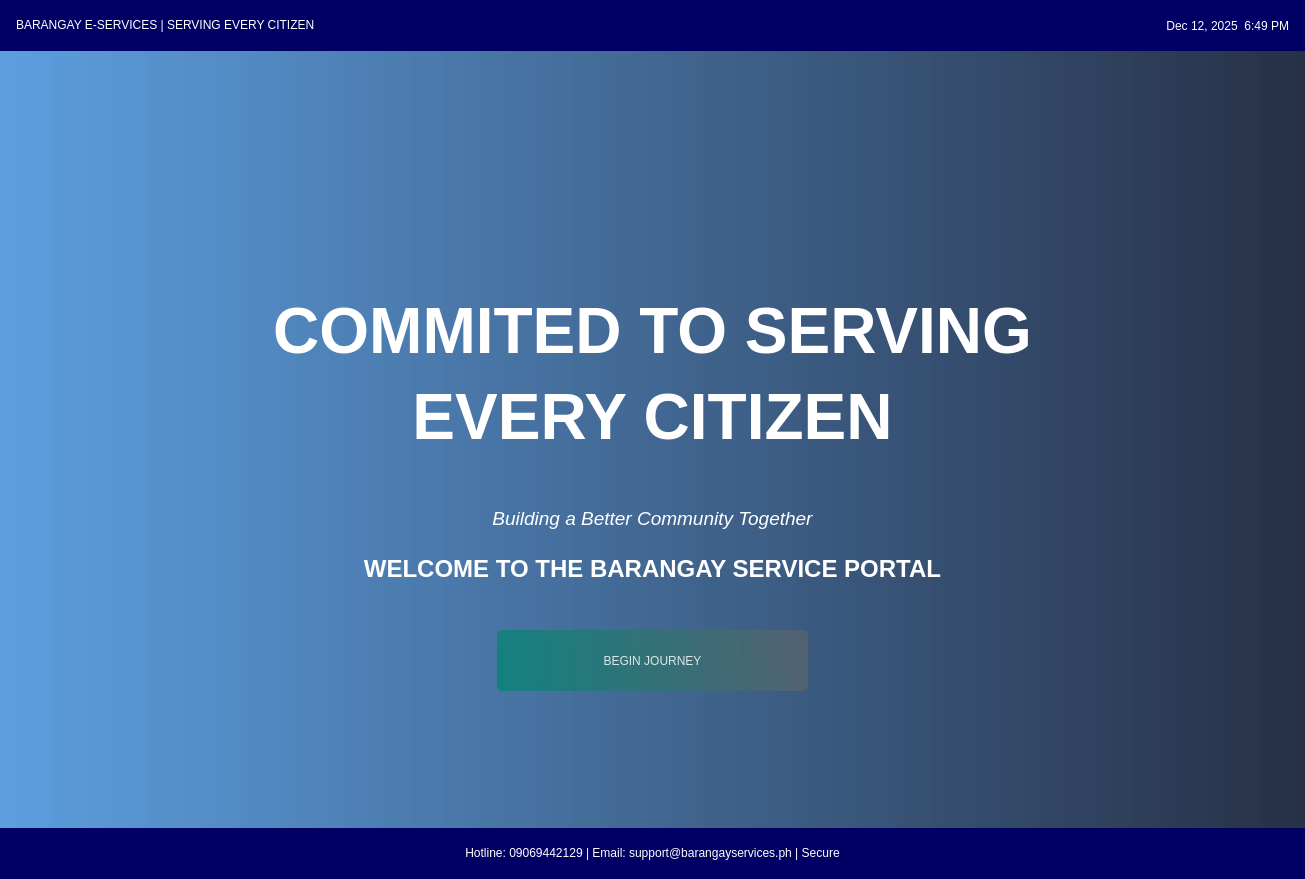
<?xml version="1.0" encoding="UTF-8"?>
<ui version="4.0">
 <class>Form</class>
 <widget class="QWidget" name="Form">
  <property name="geometry">
   <rect>
    <x>0</x>
    <y>0</y>
    <width>1305</width>
    <height>879</height>
   </rect>
  </property>
  <property name="windowTitle">
   <string>Form</string>
  </property>
  <property name="styleSheet">
   <string notr="true">background-color: rgb(0, 0, 100);</string>
  </property>
  <layout class="QVBoxLayout" name="verticalLayout">
   <property name="spacing">
    <number>0</number>
   </property>
   <property name="leftMargin">
    <number>0</number>
   </property>
   <property name="topMargin">
    <number>0</number>
   </property>
   <property name="rightMargin">
    <number>0</number>
   </property>
   <property name="bottomMargin">
    <number>0</number>
   </property>
   <item>
    <widget class="QWidget" name="widget" native="true">
     <property name="sizePolicy">
      <sizepolicy hsizetype="Expanding" vsizetype="Expanding">
       <horstretch>0</horstretch>
       <verstretch>0</verstretch>
      </sizepolicy>
     </property>
     <property name="styleSheet">
      <string notr="true">QPushButton#pushButton{
	background-color: qlineargradient(spread:pad, x1:0, y1:0.505682, x2:1, y2:0.477, stop:0 rgba(11, 131, 120, 219), stop:1 rgba(85, 98, 112, 226));
	color:rgba(255, 255, 255, 210);
	border-radius:5px;
}

QPushButton#pushButton:hover{
	background-color: qlineargradient(spread:pad, x1:0, y1:0.505682, x2:1, y2:0.477, stop:0 rgba(150, 123, 111, 219), stop:1 rgba(85, 81, 84, 226));
}

QPushButton#pushButton:pressed{
	padding-left:5px;
	padding-top:5px;
	background-color:rgba(150, 123, 111, 255);
}

QPushButton#pushButton_2, #pushButton_3, #pushButton_4, #pushButton_5{
	background-color: rgba(0, 0, 0, 0);
	color:rgba(85, 98, 112, 255);
}

QPushButton#pushButton_2:hover, #pushButton_3:hover, #pushButton_4:hover, #pushButton_5:hover{
	color: rgba(131, 96, 53, 255);
}

QPushButton#pushButton_2:pressed, #pushButton_3:pressed, #pushButton_4:pressed, #pushButton_5:pressed{
	padding-left:5px;
	padding-top:5px;
	color:rgba(91, 88, 53, 255);
}

</string>
     </property>
     <widget class="QLabel" name="label_5">
      <property name="geometry">
       <rect>
        <x>0</x>
        <y>0</y>
        <width>1305</width>
        <height>879</height>
       </rect>
      </property>
      <property name="styleSheet">
       <string notr="true">border-image: url(:/images/IMG_6115 (1).png);
background-color: rgb(255, 255, 255);</string>
      </property>
      <property name="text">
       <string/>
      </property>
      <property name="scaledContents">
       <bool>true</bool>
      </property>
     </widget>
     <widget class="QLabel" name="label_7">
      <property name="geometry">
       <rect>
        <x>0</x>
        <y>0</y>
        <width>1305</width>
        <height>879</height>
       </rect>
      </property>
      <property name="styleSheet">
       <string notr="true">background-color: qlineargradient(spread:pad, x1:0, y1:0, x2:1, y2:0, stop:0 rgba(25, 118, 210, 180), stop:1 rgba(4, 15, 40, 220));
</string>
      </property>
      <property name="text">
       <string>&lt;html&gt;&lt;head/&gt;&lt;body&gt;&lt;p align=&quot;center&quot;&gt;&lt;span style=&quot; font-size:48pt; font-weight:600; color:#ffffff;&quot;&gt;COMMITED TO SERVING&lt;/span&gt;&lt;/p&gt;&lt;p align=&quot;center&quot;&gt;&lt;span style=&quot; font-size:48pt; font-weight:600; color:#ffffff;&quot;&gt;EVERY CITIZEN&lt;/span&gt;&lt;/p&gt;&lt;p&gt;&lt;br/&gt;&lt;/p&gt;&lt;p align=&quot;center&quot;&gt;&lt;span style=&quot; font-size:14pt; font-style:italic; color:#ffffff;&quot;&gt;Building a Better Community Together&lt;/span&gt;&lt;br/&gt;&lt;/p&gt;&lt;p align=&quot;center&quot;&gt;&lt;span style=&quot; font-size:18pt; font-weight:600; color:#ffffff;&quot;&gt;WELCOME TO THE BARANGAY SERVICE PORTAL&lt;/span&gt;&lt;/p&gt;&lt;/body&gt;&lt;/html&gt;</string>
      </property>
      <property name="alignment">
       <set>Qt::AlignCenter</set>
      </property>
     </widget>
     <widget class="QWidget" name="top_bar_container" native="true">
      <property name="geometry">
       <rect>
        <x>0</x>
        <y>0</y>
        <width>1305</width>
        <height>51</height>
       </rect>
      </property>
      <property name="styleSheet">
       <string notr="true">background-color: rgb(0, 0, 100);</string>
      </property>
      <layout class="QHBoxLayout" name="horizontalLayout">
       <property name="spacing">
        <number>0</number>
       </property>
       <property name="leftMargin">
        <number>16</number>
       </property>
       <property name="topMargin">
        <number>0</number>
       </property>
       <property name="rightMargin">
        <number>16</number>
       </property>
       <property name="bottomMargin">
        <number>0</number>
       </property>
       <item>
        <widget class="QLabel" name="label_9">
         <property name="styleSheet">
          <string notr="true">background-color: rgba(0, 0, 0, 0);
color: rgb(255, 255, 255);
font: 14pt "Arial";
</string>
         </property>
         <property name="alignment">
          <set>Qt::AlignLeft|Qt::AlignVCenter</set>
         </property>
         <property name="text">
          <string>&lt;html&gt;&lt;head/&gt;&lt;body&gt;&lt;p&gt;BARANGAY E-SERVICES  |  SERVING EVERY CITIZEN&lt;/p&gt;&lt;/body&gt;&lt;/html&gt;</string>
         </property>
        </widget>
       </item>
       <item>
        <spacer name="horizontalSpacer">
         <property name="orientation">
          <enum>Qt::Horizontal</enum>
         </property>
         <property name="sizeHint" stdset="0">
          <size>
           <width>40</width>
           <height>20</height>
          </size>
         </property>
        </spacer>
       </item>
       <item>
        <widget class="QLabel" name="label_10">
         <property name="styleSheet">
          <string notr="true">background-color: rgba(0, 0, 0, 0);
color: rgb(255, 255, 255);
font: 12pt "Arial";
</string>
         </property>
         <property name="alignment">
          <set>Qt::AlignRight|Qt::AlignVCenter</set>
         </property>
         <property name="text">
          <string>Dec 12, 2025  6:49 PM</string>
         </property>
        </widget>
       </item>
      </layout>
     </widget>
             <widget class="QLabel" name="label_8">
      <property name="geometry">
       <rect>
        <x>0</x>
        <y>828</y>
        <width>1305</width>
        <height>51</height>
       </rect>
      </property>
      <property name="styleSheet">
       <string notr="true">background-color: rgb(0, 0, 100);
color: rgb(255, 255, 255);
font: 11pt "Arial";
</string>
      </property>
      <property name="alignment">
       <set>Qt::AlignCenter</set>
      </property>
      <property name="text">
                   <string>&lt;html&gt;&lt;head/&gt;&lt;body&gt;&lt;p&gt;Hotline: 09069442129  |  Email: support@barangayservices.ph  |  Secure&lt;/p&gt;&lt;/body&gt;&lt;/html&gt;</string>
      </property>
     </widget>
     <widget class="QPushButton" name="pushButton">
      <property name="geometry">
       <rect>
        <x>497</x>
        <y>630</y>
        <width>311</width>
        <height>61</height>
       </rect>
      </property>
      <property name="styleSheet">
       <string notr="true">font: 12pt &quot;MS Shell Dlg 2&quot;;</string>
      </property>
      <property name="text">
       <string>BEGIN JOURNEY</string>
      </property>
     </widget>
    </widget>
   </item>
  </layout>
 </widget>
 <resources>
  <include location="loginUi4/res.qrc"/>
 </resources>
 <connections/>
</ui>
